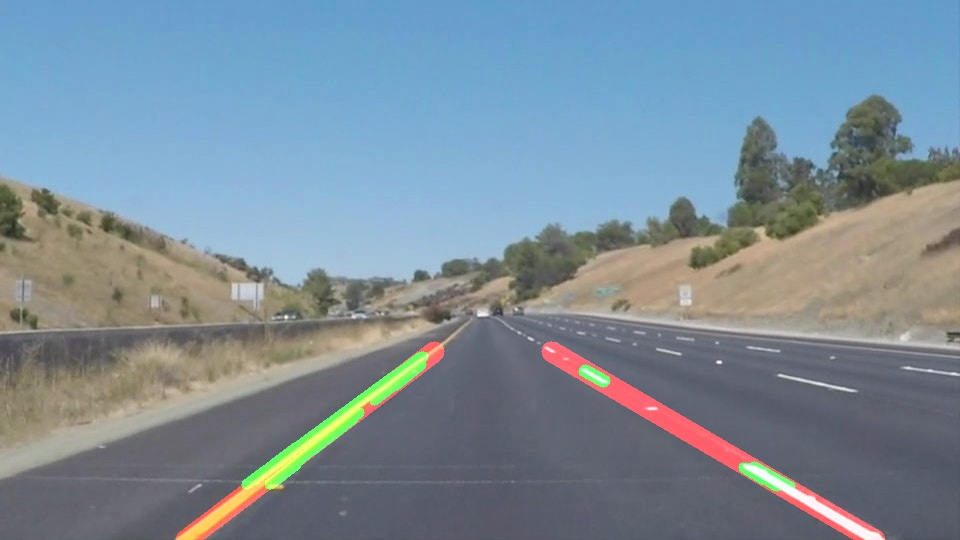
#> input picture test_images_output/whiteCarLaneSwitch.jpg, 960 x 540 px
$ python -i lanelines.py   (imports and definitions only)
#> lines starting #> are read from the running program, lines starting #| are printed output that depends on the picture; after the words box and inside, x2 and y2 are one past the last pixel; in counts of white or black regions, pixels touching at a corner belong together
#!/usr/bin/env python
# -*- coding: utf-8 -*-
""" This program takes an image or video and finds the lane line on the road """


import argparse
import os

import matplotlib.pyplot as plt
import matplotlib.image as mpimg
import numpy as np
import cv2

from moviepy.editor import VideoFileClip

import random


##################
### Parameters ###
##################

gaussian_kernel_size = 5

canny_low_threshold = 200
canny_high_threshold = 250

hough_rho = 1
hough_theta = np.pi/360
hough_threshold = 20
min_line_len = 20
max_line_gap = 5

w_alpha = 1
w_beta = 1


########################
### HELPER FUNCTIONS ###
########################

def preprocess_image(image):
    """ Extracts only white and yellow elements in the image """
    img = image.copy()
    img = cv2.cvtColor(img, cv2.COLOR_RGB2HSV)
    yellow_lower_bound = np.array([ 20,   50, 50])
    yellow_upper_bound = np.array([ 40, 255, 255])
    yellow = cv2.inRange(img, yellow_lower_bound, yellow_upper_bound)
    img = image.copy()
    img = cv2.cvtColor(img, cv2.COLOR_RGB2HLS)
    white_lower_bound = np.array([  0, 230,   0])
    white_upper_bound = np.array([179, 255, 255])
    white = cv2.inRange(img, white_lower_bound, white_upper_bound)
    mask = cv2.bitwise_or(white, yellow)
    img = cv2.bitwise_and(image, image, mask = mask)
    return img


def grayscale(img):
    """Applies the Grayscale transform
    This will return an image with only one color channel
    but NOTE: to see the returned image as grayscale
    (assuming your grayscaled image is called 'gray')
    you should call plt.imshow(gray, cmap='gray')"""
    return cv2.cvtColor(img, cv2.COLOR_RGB2GRAY)
    # Or use BGR2GRAY if you read an image with cv2.imread()
    # return cv2.cvtColor(img, cv2.COLOR_BGR2GRAY)

def canny(img, low_threshold, high_threshold):
    """Applies the Canny transform"""
    return cv2.Canny(img, low_threshold, high_threshold)

def gaussian_blur(img, kernel_size):
    """Applies a Gaussian Noise kernel"""
    return cv2.GaussianBlur(img, (kernel_size, kernel_size), 0)

def region_of_interest(img, vertices):
    """
    Applies an image mask.

    Only keeps the region of the image defined by the polygon
    formed from `vertices`. The rest of the image is set to black.
    """
    #defining a blank mask to start with
    mask = np.zeros_like(img)

    #defining a 3 channel or 1 channel color to fill the mask with depending on the input image
    if len(img.shape) > 2:
        channel_count = img.shape[2]  # i.e. 3 or 4 depending on your image
        ignore_mask_color = (255,) * channel_count
    else:
        ignore_mask_color = 255

    #filling pixels inside the polygon defined by "vertices" with the fill color
    cv2.fillPoly(mask, vertices, ignore_mask_color)

    #returning the image only where mask pixels are nonzero
    masked_image = cv2.bitwise_and(img, mask)
    return masked_image


# Initialize Global Variables
right_m_past = 0.5
left_m_past = -0.5
right_b_past = 100
left_b_past = -100
image_counter = 0
def draw_lines(img, lines, color=[255, 0, 0], thickness=20):

    global right_m_past
    global left_m_past
    global right_b_past
    global left_b_past
    global image_counter

    min_slope = 0.5
    episilon = 0.0000000000001
    y_size = img.shape[0]
    x_size = img.shape[1]
    y_min = int(y_size*1)
    y_max = int(y_size*0.6)

    right_x = []
    left_x = []
    right_y = []
    left_y = []

    if lines is None or len(lines) == 0:
        print("No lines found in frame {}".format(image_counter))
        x_right_2 = int((y_max-right_b_past)/right_m_past)
        x_right_1 = int((y_min-right_b_past)/right_m_past)
        x_left_2 = int((y_max-left_b_past)/left_m_past)
        x_left_1 = int((y_min-left_b_past)/left_m_past)
        cv2.line(img, (x_right_1, y_min), (x_right_2, y_max), color, thickness)
        cv2.line(img, (x_left_1, y_min), (x_left_2, y_max), color, thickness)
        return

    for line in lines:
        for x1,y1,x2,y2 in line:

            # slope (m) and intercept (b)
            m = (float(y2)-float(y1))/(float(x2)-float(x1) + episilon)

            if np.absolute(m) > min_slope:
                if m > 0:
                    right_x.append(x1)
                    right_x.append(x2)
                    right_y.append(y1)
                    right_y.append(y2)
                elif m < 0:
                    left_x.append(x1)
                    left_x.append(x2)
                    left_y.append(y1)
                    left_y.append(y2)

    # Polynomial fit if possible
    if len(right_y) > 0:
        right_m, right_b = np.polyfit(right_x, right_y, 1)
    else:
        right_m = right_m_past
        right_b = right_b_past
    if len(left_y) > 0:
        left_m, left_b = np.polyfit(left_x, left_y, 1)
    else:
        left_m = left_m_past
        left_b = left_b_past

    if image_counter > 0:
        right_m = right_m*0.55 + right_m_past*0.45
        right_b = right_b*0.55 + right_b_past*0.45
        left_m = left_m*0.55 + left_m_past*0.45
        left_b = left_b*0.55 + left_b_past*0.45


    # Update State
    right_m_past = right_m
    right_b_past = right_b
    left_m_past = left_m
    left_b_past = left_b
    image_counter += 1


    x_right_2 = int((y_max-right_b)/right_m)
    x_right_1 = int((y_min-right_b)/right_m)
    x_left_2 = int((y_max-left_b)/left_m)
    x_left_1 = int((y_min-left_b)/left_m)

    cv2.line(img, (x_right_1, y_min), (x_right_2, y_max), color, thickness)
    cv2.line(img, (x_left_1, y_min), (x_left_2, y_max), color, thickness)


def draw_segments(img, lines, color=[0, 255, 0], thickness=10):
    if lines is None or len(lines) == 0:
        return
    for line in lines:
        for x1,y1,x2,y2 in line:
            cv2.line(img, (x1, y1), (x2, y2), color, thickness)

def hough_lines(img, rho, theta, threshold, min_line_len, max_line_gap):
    """
    `img` should be the output of a Canny transform.

    Returns an image with hough lines drawn.
    """
    lines = cv2.HoughLinesP(img, rho, theta, threshold, np.array([]), minLineLength=min_line_len, maxLineGap=max_line_gap)
    line_img = np.zeros((img.shape[0], img.shape[1], 3), dtype=np.uint8)
    draw_lines(line_img, lines)
    draw_segments(line_img, lines)
    return line_img


def weighted_img(img, initial_img, alpha=0.8, beta=1., gamma=0.):
    """
    `img` is the output of the hough_lines(), An image with lines drawn on it.
    Should be a blank image (all black) with lines drawn on it.

    `initial_img` should be the image before any processing.

    The result image is computed as follows:

    initial_img * α + img * β + λ
    NOTE: initial_img and img must be the same shape!
    """
    return cv2.addWeighted(initial_img, alpha, img, beta, gamma)


########################
### Custom Functions ###
########################

# Core Functions that use helper function and more

def process_image(img):
    """This function takes an image, finds the lane lines, and draws them.

    Arguments:
        img = RGB image
    Output:
        result = RGB image where lines are drawn on lanes
    """

    #cv2.imwrite("process_images/before.jpg",cv2.cvtColor(img.copy(), cv2.COLOR_RGB2BGR))

    pre = preprocess_image(img)
    #cv2.imwrite("process_images/preprocess.jpg",cv2.cvtColor(pre.copy(), cv2.COLOR_RGB2BGR))

    gray = grayscale(pre)
    #cv2.imwrite("process_images/gray.jpg",gray)

    # we further blur the image
    blurred = gaussian_blur(gray, kernel_size = gaussian_kernel_size)

    #cv2.imwrite("process_images/blur.jpg",blurred)
    # we detect edges with canny method
    edges = canny(blurred, low_threshold=canny_low_threshold, high_threshold=canny_high_threshold)

    #cv2.imwrite("process_images/canny.jpg",edges)
    # Vertices are defined relative to the img shape
    y_size = img.shape[0]
    x_size = img.shape[1]
    vertices = np.array([[(x_size*0.5,y_size*0.6),(x_size*0.5, y_size*0.6), (x_size*0.1, y_size*0.9), (x_size*0.9,y_size*0.9)]], dtype=np.int32)

    # we only consider edges in region of interest (roi)
    masked_edges = region_of_interest(edges, vertices)
    #cv2.imwrite("process_images/mask.jpg",masked_edges)

    # we use hough method to calculate lines from roi
    lines = hough_lines(masked_edges, hough_rho, hough_theta, hough_threshold, min_line_len, max_line_gap)
    result = weighted_img(lines, img, w_alpha, w_beta, 0)

    #cv2.imwrite("process_images/result.jpg",cv2.cvtColor(result.copy(), cv2.COLOR_RGB2BGR))

    return result

###########################################################
### Higer Abstraction Layers for command line interface ###
###########################################################

# [18 lines left out: function find_lanes_video, not called in this run]


def find_lanes_image(filepath, save_result = True):
    """This method finds laneslines on a single image file and displays it on the screen.

    Note: Similar to
    Arguments:
        filepath = Path to image file
        save_result = Switch to indicate whether you want to save result
    """
#> called with save_result = True

    # Reading in an image. Note: mpimg.imread outputs in RGB format.
    image = mpimg.imread(filepath)
#> image is the input picture: shape (540, 960, 3); mean R, G, B 123.4, 140.6, 152.9

    # Printing image info, and displaying it
    print('Image at {} is now: {} with dimensions: {}'.format(filepath,type(image),image.shape))
#| Image at test_images_output/whiteCarLaneSwitch.jpg is now: <class 'numpy.ndarray'> with dimensions: (540, 960, 3)
    plt.imshow(image)
    plt.show()

    result = process_image(image)
#> in preprocess_image, `yellow = cv2.inRange(img, yellow_lower_bound, yellow_upper_bound)`:
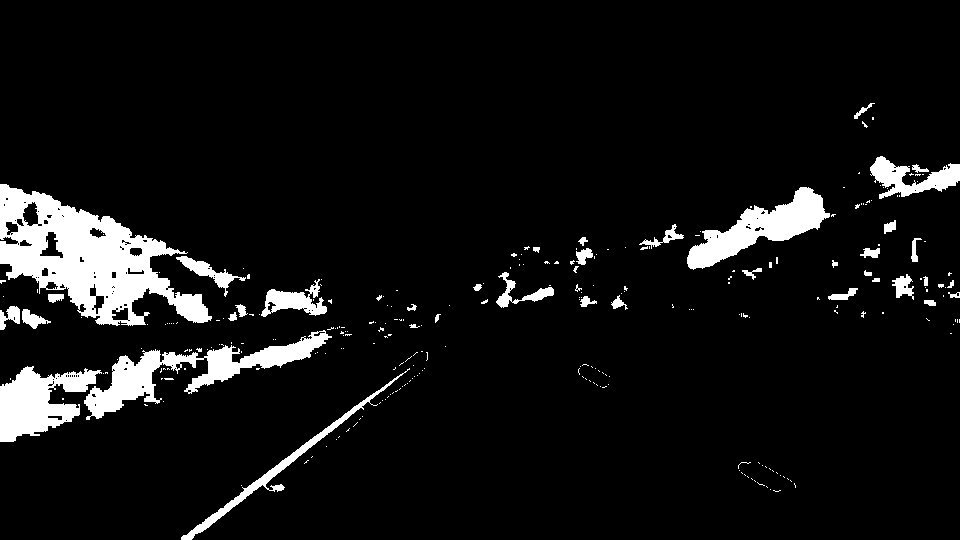
#> yellow: shape (540, 960); 7.3% white; 282 white regions (240 under 20 px), largest, box (x1, y1, x2, y2) and area: (0, 184, 212, 326) 13592, (84, 330, 332, 420) 5595, (687, 187, 830, 270) 4436
#> in preprocess_image, `white = cv2.inRange(img, white_lower_bound, white_upper_bound)`:
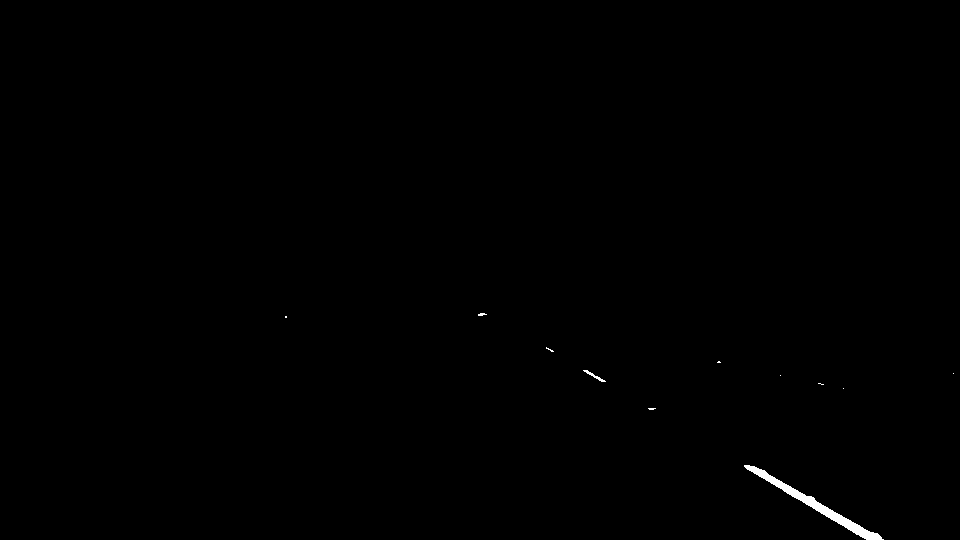
#> white: shape (540, 960); 0.26% white; 11 white regions (9 under 20 px), largest, box (x1, y1, x2, y2) and area: (744, 465, 884, 540) 1209, (583, 370, 606, 382) 62
#> in region_of_interest, `cv2.fillPoly(mask, vertices, ignore_mask_color)`:
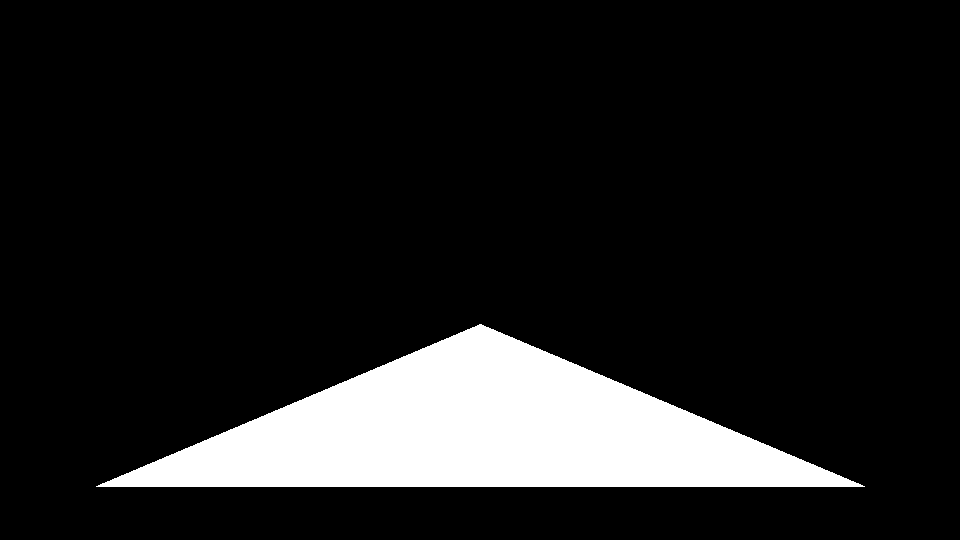
#> mask: shape (540, 960); 12.1% white; 1 white region, box (x1, y1, x2, y2) and area: (96, 324, 865, 487) 62977
#> in region_of_interest, `masked_image = cv2.bitwise_and(img, mask)`:
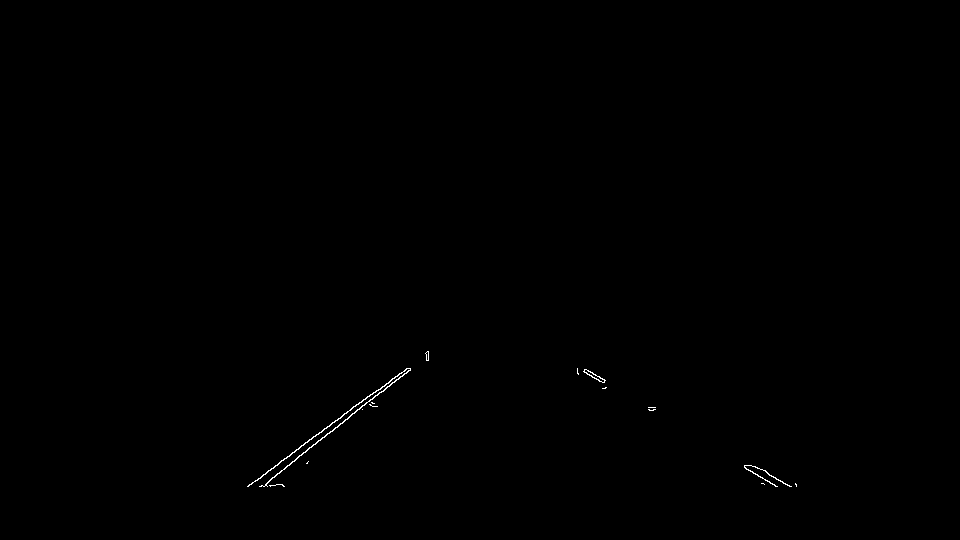
#> masked_image: shape (540, 960); 0.16% white in thin lines or dots, all inside (x1, y1, x2, y2) = (247, 351, 797, 487)
#> in hough_lines, `lines = cv2.HoughLinesP(img, rho, theta, threshold, np.array([]), minL..`: lines = [[265, 484, 410, 368], [247, 486, 407, 368], [268, 470, 376, 390], [755, 466, 791, 486], [584, 369, 604, 380], [744, 467, 776, 486], [744, 466, 774, 484], [270, 479, 366, 402], [381, 392, 410, 369], [768, 474, 788, 485]]
#> the loop in draw_lines, `for line in lines:` made 10 passes
#> after the loop in draw_lines, `for line in lines:`: left_x = [265, 410, 247, 407, 268, 376, 270, 366, 381, 410]; left_y = [484, 368, 486, 368, 470, 390, 479, 402, 392, 369]; right_x = [755, 791, 584, 604, 744, 776, 744, 774, 768, 788]; right_y = [466, 486, 369, 380, 467, 486, 466, 484, 474, 485]
#> in draw_lines, `right_m, right_b = np.polyfit(right_x, right_y, 1)`: right_m = 0.584; right_b = 28.26
#> in draw_lines, `left_m, left_b = np.polyfit(left_x, left_y, 1)`: left_m = -0.758; left_b = 678.5
#> in draw_lines, `right_m_past = right_m`: right_m_past = 0.584
#> in draw_lines, `right_b_past = right_b`: right_b_past = 28.26
#> in draw_lines, `left_m_past = left_m`: left_m_past = -0.758
#> in draw_lines, `left_b_past = left_b`: left_b_past = 678.5
#> in draw_lines, `x_right_2 = int((y_max-right_b)/right_m)`: x_right_2 = 506
#> in draw_lines, `x_right_1 = int((y_min-right_b)/right_m)`: x_right_1 = 876
#> in draw_lines, `x_left_2 = int((y_max-left_b)/left_m)`: x_left_2 = 467
#> in draw_lines, `x_left_1 = int((y_min-left_b)/left_m)`: x_left_1 = 182
#> in draw_lines, `cv2.line(img, (x_left_1, y_min), (x_left_2, y_max), color, thickness)`:
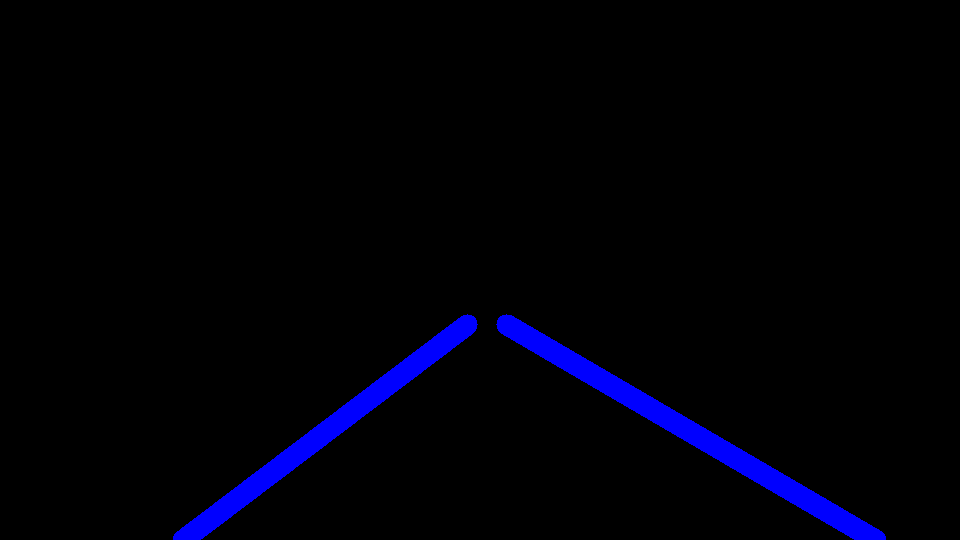
#> img: shape (540, 960, 3); mean of channels 0, 1, 2 8.3, 0, 0; drawn as B, G, R
#> the loop in draw_segments, `for line in lines:` made 10 passes
#> after the loop in draw_segments, `for line in lines:`:
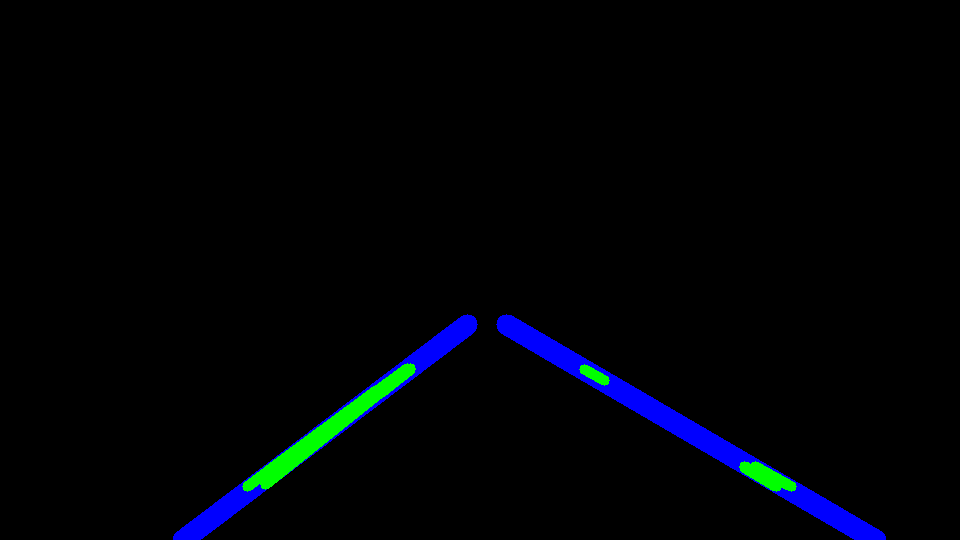
#> img: shape (540, 960, 3); 0.89% of pixels changed, all inside (x1, y1, x2, y2) = (242, 363, 797, 492); drawn as B, G, R
#> in weighted_img, `return cv2.addWeighted(initial_img, alpha, img, beta, gamma)`:
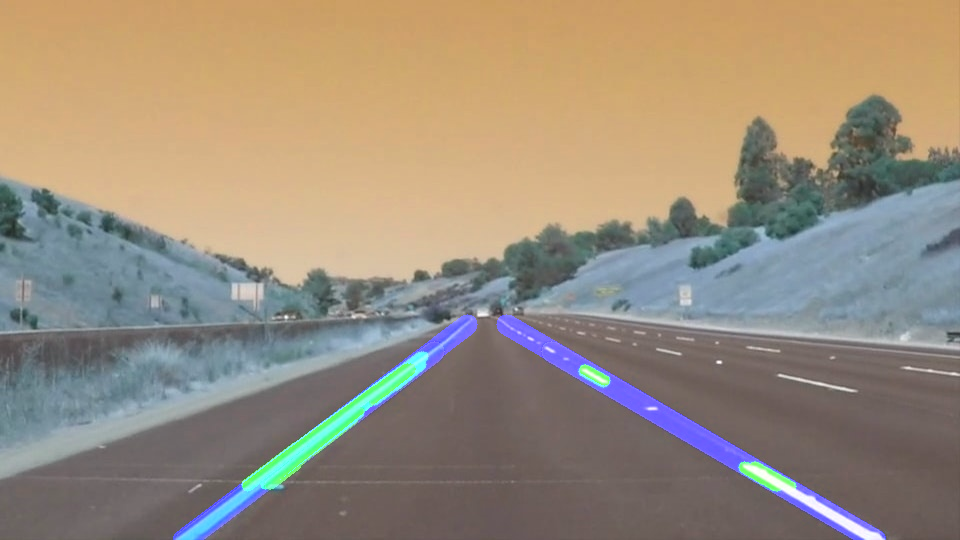
#> returned value: shape (540, 960, 3); mean of channels 0, 1, 2 124.4, 140.7, 152.9; drawn as B, G, R
    plt.imshow(result)
    plt.show()

    # Save Result in cv2 format (BGR)
    if save_result:
        pos = filepath.rfind('/')
        savepath = filepath[:pos] + '_output' + filepath[pos:]
        result_BGR = cv2.cvtColor(result, cv2.COLOR_RGB2BGR)
        print("\n Saving image at: {}".format(savepath))
        cv2.imwrite(savepath,result_BGR)


# [16 lines left out: function parse_args, not called in this run]


# [8 lines not run here, left out]

>>> result = find_lanes_image('test_images_output/whiteCarLaneSwitch.jpg')
